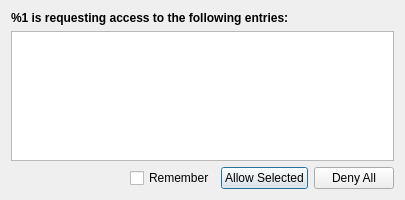
<?xml version="1.0" encoding="UTF-8"?>
<ui version="4.0">
 <class>BrowserAccessControlDialog</class>
 <widget class="QDialog" name="BrowserAccessControlDialog">
  <property name="geometry">
   <rect>
    <x>0</x>
    <y>0</y>
    <width>405</width>
    <height>200</height>
   </rect>
  </property>
  <property name="windowTitle">
   <string>KeePassXC - Browser Access Request</string>
  </property>
  <layout class="QVBoxLayout" name="verticalLayout">
   <item>
    <widget class="QLabel" name="siteLabel">
     <property name="font">
      <font>
       <weight>75</weight>
       <bold>true</bold>
      </font>
     </property>
     <property name="text">
      <string>%1 is requesting access to the following entries:</string>
     </property>
     <property name="alignment">
      <set>Qt::AlignLeft</set>
     </property>
    </widget>
   </item>
   <item>
    <widget class="CustomTableWidget" name="itemsTable">
     <property name="editTriggers">
      <set>QAbstractItemView::NoEditTriggers</set>
     </property>
     <property name="showDropIndicator" stdset="0">
      <bool>false</bool>
     </property>
     <property name="selectionMode">
      <enum>QAbstractItemView::ExtendedSelection</enum>
     </property>
     <property name="selectionBehavior">
      <enum>QAbstractItemView::SelectRows</enum>
     </property>
     <property name="cornerButtonEnabled">
      <bool>false</bool>
     </property>
     <attribute name="horizontalHeaderVisible">
      <bool>false</bool>
     </attribute>
     <attribute name="verticalHeaderVisible">
      <bool>false</bool>
     </attribute>
    </widget>
   </item>
   <item>
    <layout class="QHBoxLayout" name="horizontalLayout">
     <item>
      <spacer name="horizontalSpacer">
       <property name="orientation">
        <enum>Qt::Horizontal</enum>
       </property>
       <property name="sizeHint" stdset="0">
        <size>
         <width>40</width>
         <height>20</height>
        </size>
       </property>
      </spacer>
     </item>
     <item>
      <widget class="QCheckBox" name="rememberDecisionCheckBox">
       <property name="toolTip">
        <string>Remember access to checked entries</string>
       </property>
       <property name="accessibleName">
        <string>Remember access to checked entries</string>
       </property>
       <property name="text">
        <string>Remember</string>
       </property>
      </widget>
     </item>
     <item>
      <widget class="QPushButton" name="allowButton">
       <property name="accessibleName">
        <string>Allow access to entries</string>
       </property>
       <property name="text">
        <string>Allow Selected</string>
       </property>
       <property name="autoDefault">
        <bool>true</bool>
       </property>
       <property name="default">
        <bool>true</bool>
       </property>
      </widget>
     </item>
     <item>
      <widget class="QPushButton" name="denyButton">
       <property name="text">
        <string>Deny All</string>
       </property>
       <property name="autoDefault">
        <bool>true</bool>
       </property>
      </widget>
     </item>
    </layout>
   </item>
  </layout>
 </widget>
 <tabstops>
  <tabstop>rememberDecisionCheckBox</tabstop>
  <tabstop>allowButton</tabstop>
  <tabstop>denyButton</tabstop>
 </tabstops>
 <customwidgets>
  <customwidget>
   <class>CustomTableWidget</class>
   <extends>QTableWidget</extends>
   <header>browser/CustomTableWidget.h</header>
   <container>1</container>
  </customwidget>
 </customwidgets>
 <resources/>
 <connections/>
</ui>
